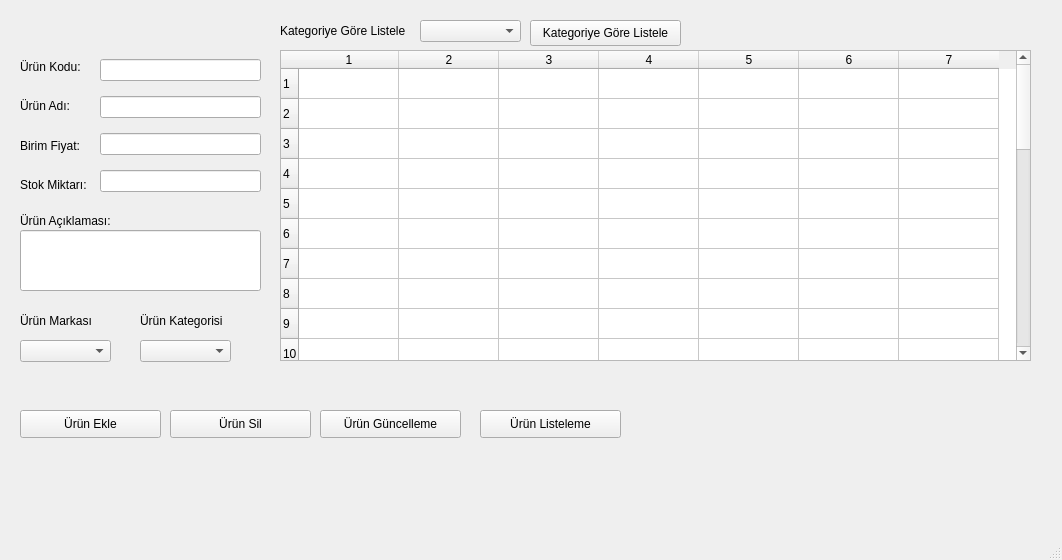
<?xml version="1.0" encoding="UTF-8"?>
<ui version="4.0">
 <class>MainWindow</class>
 <widget class="QMainWindow" name="MainWindow">
  <property name="geometry">
   <rect>
    <x>0</x>
    <y>0</y>
    <width>1062</width>
    <height>560</height>
   </rect>
  </property>
  <property name="windowTitle">
   <string>MainWindow</string>
  </property>
  <widget class="QWidget" name="centralwidget">
   <widget class="QLabel" name="label_5">
    <property name="geometry">
     <rect>
      <x>20</x>
      <y>210</y>
      <width>101</width>
      <height>21</height>
     </rect>
    </property>
    <property name="text">
     <string>Ürün Açıklaması:</string>
    </property>
   </widget>
   <widget class="QComboBox" name="cmbMarka">
    <property name="geometry">
     <rect>
      <x>20</x>
      <y>340</y>
      <width>91</width>
      <height>22</height>
     </rect>
    </property>
    <property name="currentIndex">
     <number>-1</number>
    </property>
    <item>
     <property name="text">
      <string>iPhone</string>
     </property>
    </item>
    <item>
     <property name="text">
      <string>Excalibur</string>
     </property>
    </item>
    <item>
     <property name="text">
      <string>Asus</string>
     </property>
    </item>
    <item>
     <property name="text">
      <string>Samsung</string>
     </property>
    </item>
   </widget>
   <widget class="QComboBox" name="cmbKategori">
    <property name="geometry">
     <rect>
      <x>140</x>
      <y>340</y>
      <width>91</width>
      <height>22</height>
     </rect>
    </property>
    <property name="currentIndex">
     <number>-1</number>
    </property>
    <item>
     <property name="text">
      <string>Telefon</string>
     </property>
    </item>
    <item>
     <property name="text">
      <string>Bilgisayar</string>
     </property>
    </item>
    <item>
     <property name="text">
      <string>Beyaz Eşya</string>
     </property>
    </item>
   </widget>
   <widget class="QLabel" name="label_6">
    <property name="geometry">
     <rect>
      <x>20</x>
      <y>310</y>
      <width>81</width>
      <height>21</height>
     </rect>
    </property>
    <property name="text">
     <string>Ürün Markası</string>
    </property>
   </widget>
   <widget class="QLabel" name="label_7">
    <property name="geometry">
     <rect>
      <x>140</x>
      <y>310</y>
      <width>101</width>
      <height>21</height>
     </rect>
    </property>
    <property name="text">
     <string>Ürün Kategorisi</string>
    </property>
   </widget>
   <widget class="QLineEdit" name="lneUrunAciklamasi">
    <property name="geometry">
     <rect>
      <x>20</x>
      <y>230</y>
      <width>241</width>
      <height>61</height>
     </rect>
    </property>
   </widget>
   <widget class="QTableWidget" name="tblTabloListele">
    <property name="geometry">
     <rect>
      <x>280</x>
      <y>50</y>
      <width>751</width>
      <height>311</height>
     </rect>
    </property>
    <property name="rowCount">
     <number>30</number>
    </property>
    <property name="columnCount">
     <number>7</number>
    </property>
    <row/>
    <row/>
    <row/>
    <row/>
    <row/>
    <row/>
    <row/>
    <row/>
    <row/>
    <row/>
    <row/>
    <row/>
    <row/>
    <row/>
    <row/>
    <row/>
    <row/>
    <row/>
    <row/>
    <row/>
    <row/>
    <row/>
    <row/>
    <row/>
    <row/>
    <row/>
    <row/>
    <row/>
    <row/>
    <row/>
    <column/>
    <column/>
    <column/>
    <column/>
    <column/>
    <column/>
    <column/>
   </widget>
   <widget class="QLabel" name="label_8">
    <property name="geometry">
     <rect>
      <x>280</x>
      <y>20</y>
      <width>131</width>
      <height>21</height>
     </rect>
    </property>
    <property name="text">
     <string>Kategoriye Göre Listele</string>
    </property>
   </widget>
   <widget class="QComboBox" name="cmbKategoriListele">
    <property name="geometry">
     <rect>
      <x>420</x>
      <y>20</y>
      <width>101</width>
      <height>22</height>
     </rect>
    </property>
    <property name="currentIndex">
     <number>-1</number>
    </property>
    <item>
     <property name="text">
      <string>Telefon</string>
     </property>
    </item>
    <item>
     <property name="text">
      <string>Bilgisayar</string>
     </property>
    </item>
    <item>
     <property name="text">
      <string>Beyaz Eşya</string>
     </property>
    </item>
   </widget>
   <widget class="QPushButton" name="btnEkle">
    <property name="geometry">
     <rect>
      <x>20</x>
      <y>410</y>
      <width>141</width>
      <height>28</height>
     </rect>
    </property>
    <property name="text">
     <string>Ürün Ekle</string>
    </property>
   </widget>
   <widget class="QPushButton" name="btnSil">
    <property name="geometry">
     <rect>
      <x>170</x>
      <y>410</y>
      <width>141</width>
      <height>28</height>
     </rect>
    </property>
    <property name="text">
     <string>Ürün Sil</string>
    </property>
   </widget>
   <widget class="QPushButton" name="btnGuncelleme">
    <property name="geometry">
     <rect>
      <x>320</x>
      <y>410</y>
      <width>141</width>
      <height>28</height>
     </rect>
    </property>
    <property name="text">
     <string>Ürün Güncelleme</string>
    </property>
   </widget>
   <widget class="QPushButton" name="btnListeleme">
    <property name="geometry">
     <rect>
      <x>480</x>
      <y>410</y>
      <width>141</width>
      <height>28</height>
     </rect>
    </property>
    <property name="text">
     <string>Ürün Listeleme</string>
    </property>
   </widget>
   <widget class="QPushButton" name="btnKategoriyeGoreListele">
    <property name="geometry">
     <rect>
      <x>530</x>
      <y>20</y>
      <width>151</width>
      <height>26</height>
     </rect>
    </property>
    <property name="text">
     <string>Kategoriye Göre Listele</string>
    </property>
   </widget>
   <widget class="QWidget" name="layoutWidget">
    <property name="geometry">
     <rect>
      <x>20</x>
      <y>50</y>
      <width>74</width>
      <height>151</height>
     </rect>
    </property>
    <layout class="QVBoxLayout" name="verticalLayout">
     <item>
      <widget class="QLabel" name="label">
       <property name="text">
        <string>Ürün Kodu:</string>
       </property>
      </widget>
     </item>
     <item>
      <widget class="QLabel" name="label_2">
       <property name="text">
        <string>Ürün Adı:</string>
       </property>
      </widget>
     </item>
     <item>
      <widget class="QLabel" name="label_3">
       <property name="text">
        <string>Birim Fiyat:</string>
       </property>
      </widget>
     </item>
     <item>
      <widget class="QLabel" name="label_4">
       <property name="text">
        <string>Stok Miktarı:</string>
       </property>
      </widget>
     </item>
    </layout>
   </widget>
   <widget class="QWidget" name="layoutWidget">
    <property name="geometry">
     <rect>
      <x>100</x>
      <y>50</y>
      <width>161</width>
      <height>151</height>
     </rect>
    </property>
    <layout class="QVBoxLayout" name="verticalLayout_2">
     <item>
      <widget class="QLineEdit" name="lneUrunKodu"/>
     </item>
     <item>
      <widget class="QLineEdit" name="lneUrunAdi"/>
     </item>
     <item>
      <widget class="QLineEdit" name="lneBirimFiyat"/>
     </item>
     <item>
      <widget class="QLineEdit" name="lneStokMiktari"/>
     </item>
    </layout>
   </widget>
   <zorder>layoutWidget</zorder>
   <zorder>layoutWidget</zorder>
   <zorder>label_5</zorder>
   <zorder>cmbMarka</zorder>
   <zorder>cmbKategori</zorder>
   <zorder>label_6</zorder>
   <zorder>label_7</zorder>
   <zorder>lneUrunAciklamasi</zorder>
   <zorder>tblTabloListele</zorder>
   <zorder>label_8</zorder>
   <zorder>cmbKategoriListele</zorder>
   <zorder>btnEkle</zorder>
   <zorder>btnSil</zorder>
   <zorder>btnGuncelleme</zorder>
   <zorder>btnListeleme</zorder>
   <zorder>btnKategoriyeGoreListele</zorder>
  </widget>
  <widget class="QMenuBar" name="menubar">
   <property name="geometry">
    <rect>
     <x>0</x>
     <y>0</y>
     <width>1062</width>
     <height>26</height>
    </rect>
   </property>
  </widget>
  <widget class="QStatusBar" name="statusbar"/>
 </widget>
 <resources/>
 <connections/>
</ui>
